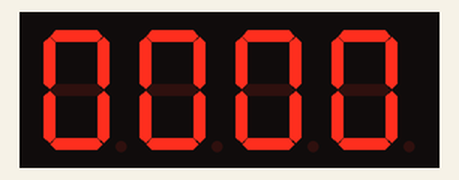
This sketch was run on a simulated Arduino Uno, built with avr-gcc and run on an emulated ATmega328P. Shown: 4-digit seven-segment display.

Above: at 0.1 s.
At 4.2 s:
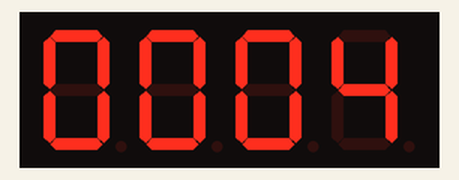
At 9.3 s:
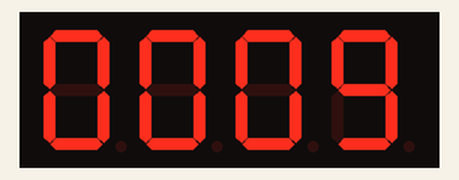
At 19.5 s:
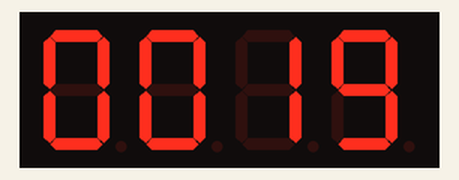
At 28.7 s:
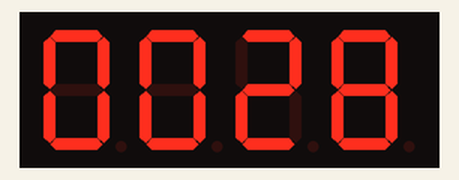
At 38.9 s:
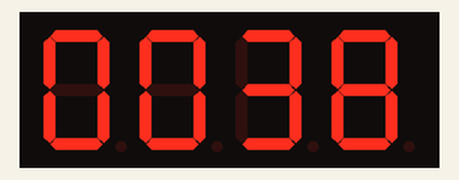

The sketch:

TUTORIAL_7SEGMENT_4.ino
```cpp
/*
   TUTORIAL SEVEN SEGMENT PADA ARDUINO
   MENGGUNAKAN CHIP TM1637

   MENAMPILKAN COUNTER PER DETIK

   Pinout :
   CLK -> D10
   DIO -> D11

*/

#include <Arduino.h>
#include <TM1637Display.h>

// Module connection pins (Digital Pins)
#define CLK 10
#define DIO 11

#define TEST_DELAY 1000 //1 detik

TM1637Display display(CLK, DIO);

int angka = 0; //variabel counter awal

void setup()
{
  display.setBrightness(0x0f);
}

void loop()
{

  // Menampilkan angka counter rata kanan didahului angka nol
  display.showNumberDec(angka, true);
  delay(TEST_DELAY);
  angka++ ; //tambah 1

  if (angka == 9999) { //kalau mencapai 9999 balikkan ke 0
    angka = 0;
  }


}
```

Measured:
- what the display in image 1 shows lasts 1.0 s, from 4.1 s to 5.1 s
